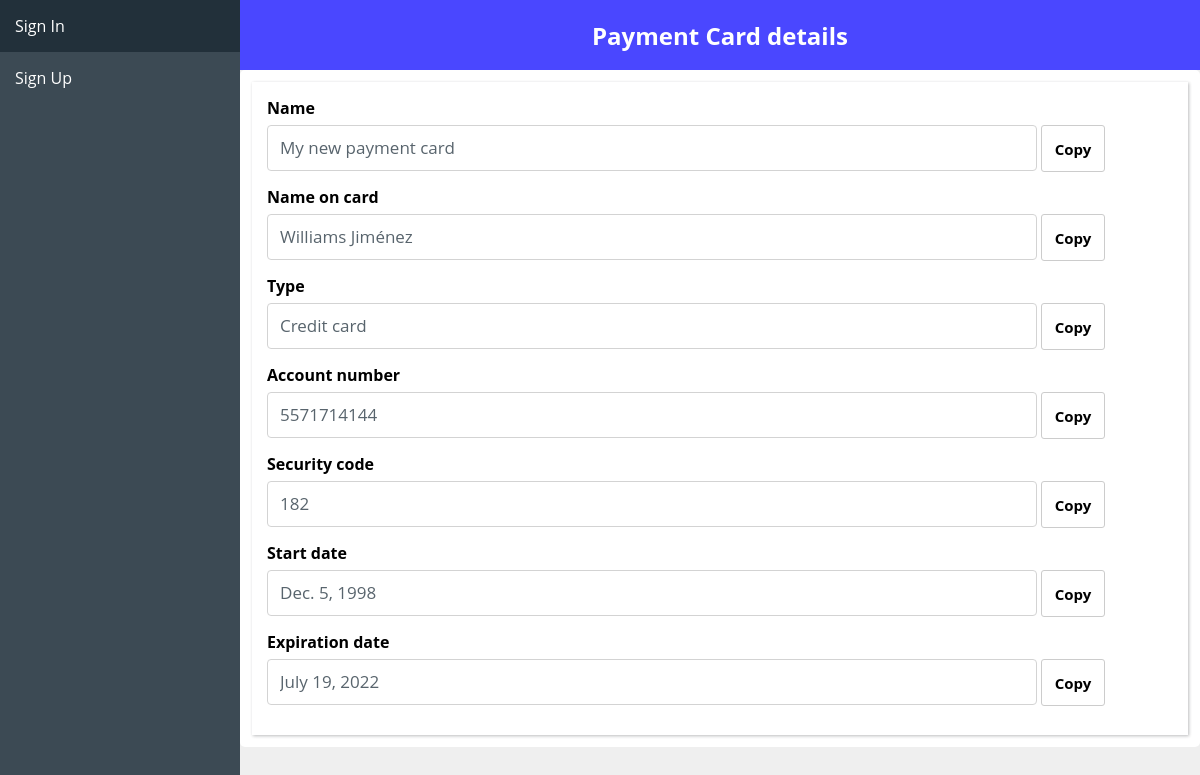
The page /vault/detail/payment_card/1 on the database its author committed.
### vault/models.py (models this page shows, shortened)
class PaymentCard(models.Model):
    TYPE_CHOICES = [
        ('Credit card', 'Credit card'),
        ('Debit card', 'Debit card'),
        ('Charge card', 'Charge card'),
        ('Pre-paid card', 'Pre-paid card'),
        ('Business travel card', 'Business travel card'),
        ('Purchasing card', 'Purchasing card'),
    ]
    timestamp = models.DateTimeField(auto_now_add=True)
    updated = models.DateTimeField(auto_now=True)
    user = models.ForeignKey(User, on_delete=models.CASCADE, blank=True, null=True, related_name="payment_cards")
    name = models.CharField(verbose_name="Payment Card Name", max_length=25, blank=True, null=True)
    name_on_card = models.CharField(verbose_name="Name on Card", max_length=50, blank=True, null=True)
    type = models.CharField(verbose_name="Type", max_length=30, blank=True, null=True, choices=TYPE_CHOICES, default='Credit card')
    number = models.CharField(verbose_name="Number", max_length=19, blank=True, null=True)
    security_code = models.CharField(verbose_name="Security Code", max_length=3, blank=True, null=True)
    start_date = models.DateField(verbose_name="Start Date", blank=True, null=True)
    expiration_date = models.DateField(verbose_name="Expiration Date", blank=True, null=True)

### vault/views.py (the view)
# urls.py: path('detail/payment_card/<pk>', views.DetailPaymentCardView.as_view(), name="detail_payment_card"),
class DetailPaymentCardView(DetailView):
	model = PaymentCard
	template_name = 'vault/detail_item.html'
	context_object_name = 'payment_card'
	def get_context_data(self, **kwargs):
		context = super().get_context_data(**kwargs)
		context['payment_card'] = PaymentCard.objects.get(id=self.kwargs.get('pk'))
		return context

### templates/vault/detail_item.html (shortened to what this page needs)
{% extends 'base.html' %}
{% load static %}
{% block content %}
    {% if password %}
        <h2 class="header" style="background-color: tomato;">Password details</h3>
    {% elif note %}
        <h2 class="header" style="background-color: rgb(255, 237, 0);">Note details</h3>
    {% elif address %}
        <h2 class="header" style="background-color: rgb(114, 255, 0);">Address details</h3>
    {% elif payment_card %}
        <h2 class="header" style="background-color: rgb(74, 71, 255);">Payment Card details</h3>
    {% elif bank_account %}
        <h2 class="header" style="background-color: rgb(234, 71, 255);">Bank Account details</h3>
    {% endif %}
    <section>
        <div class="container" style="margin: auto;padding: 12px;">
            <form style="padding: 15px;box-shadow: 1px 1px 3px rgba(33,37,41,0.3);">
                {% if password %}
                    <label class="form-label" style="font-weight: bold;display: block;">Site URL</label>
                    <input class="form-control" id="password-url" type="text" style="width: 85%;display: inline;margin-bottom: 15px;" value="{{ password.url }}" readonly>
                    <a href="{{ password.url }}" class="password-a" target="_blank" style="background: rgba(255,255,255,0);text-align: center;font-weight: bold;font-size: 15px;padding: 12.5px;color: #000000;border: 0.3px solid #cccccc ;">Go</a>
                    <label class="form-label" style="font-weight: bold;display: block;">Name</label>
                    <input class="form-control" id="password-name" type="text" style="width: 85%;display: inline;margin-bottom: 15px;" value="{{ password.name }}" readonly>
                    <a onclick="copyToClipBoard('password-name');" class="password-a" style="background: rgba(255,255,255,0);text-align: center;font-weight: bold;font-size: 15px;padding: 12.5px;color: #000000;border: 0.3px solid #cccccc ;">Copy</a>
                    <label class="form-label" style="font-weight: bold;display: block;">Email</label>
                    <input class="form-control" id="password-email" type="text" style="width: 85%;display: inline;margin-bottom: 15px;" value="{{ password.email }}" readonly>
                    <a onclick="copyToClipBoard('password-email');" class="password-a" style="background: rgba(255,255,255,0);text-align: center;font-weight: bold;font-size: 15px;padding: 12.5px;color: #000000;border: 0.3px solid #cccccc ;">Copy</a>
                    <label class="form-label" style="font-weight: bold;display: block;">Password</label>
                    <input class="form-control" id="password-password" type="text" style="width: 85%;display: inline;margin-bottom: 15px;" value="{{ password.password }}" readonly>
                    <a onclick="copyToClipBoard('password-password');" class="password-a" style="background: rgba(255,255,255,0);text-align: center;font-weight: bold;font-size: 15px;padding: 12.5px;color: #000000;border: 0.3px solid #cccccc ;">Copy</a>
                {% elif payment_card %}
                    <label class="form-label" style="font-weight: bold;display: block;">Name</label>
                    <input class="form-control" id="payment-card-name" type="text" style="width: 85%;display: inline;margin-bottom: 15px;" value="{{ payment_card.name }}" readonly>
                    <a onclick="copyToClipBoard('payment-card-name');" class="payment-card-a" style="background: rgba(255,255,255,0);text-align: center;font-weight: bold;font-size: 15px;padding: 12.5px;color: #000000;border: 0.3px solid #cccccc ;">Copy</a>
                    <label class="form-label" style="font-weight: bold;display: block;">Name on card</label>
                    <input class="form-control" id="payment-card-name-on-card" type="text" style="width: 85%;display: inline;margin-bottom: 15px;" value="{{ payment_card.name_on_card }}" readonly>
                    <a onclick="copyToClipBoard('payment-card-name-on-card');" class="payment-card-a" style="background: rgba(255,255,255,0);text-align: center;font-weight: bold;font-size: 15px;padding: 12.5px;color: #000000;border: 0.3px solid #cccccc ;">Copy</a>
                    <label class="form-label" style="font-weight: bold;display: block;">Type</label>
                    <input class="form-control" id="payment-card-type" type="text" style="width: 85%;display: inline;margin-bottom: 15px;" value="{{ payment_card.type }}" readonly>
                    <a onclick="copyToClipBoard('payment-card-type');" class="payment-card-a" style="background: rgba(255,255,255,0);text-align: center;font-weight: bold;font-size: 15px;padding: 12.5px;color: #000000;border: 0.3px solid #cccccc ;">Copy</a>
                    <label class="form-label" style="font-weight: bold;display: block;">Account number</label>
                    <input class="form-control" id="payment-card-number" type="text" style="width: 85%;display: inline;margin-bottom: 15px;" value="{{ payment_card.number }}" readonly>
                    <a onclick="copyToClipBoard('payment-card-number');" class="payment-card-a" style="background: rgba(255,255,255,0);text-align: center;font-weight: bold;font-size: 15px;padding: 12.5px;color: #000000;border: 0.3px solid #cccccc ;">Copy</a>
                    <label class="form-label" style="font-weight: bold;display: block;">Security code</label>
                    <input class="form-control" id="payment-card-security-code" type="text" style="width: 85%;display: inline;margin-bottom: 15px;" value="{{ payment_card.security_code }}" readonly>
                    <a onclick="copyToClipBoard('payment-card-security-code');" class="payment-card-a" style="background: rgba(255,255,255,0);text-align: center;font-weight: bold;font-size: 15px;padding: 12.5px;color: #000000;border: 0.3px solid #cccccc ;">Copy</a>
                    <label class="form-label" style="font-weight: bold;display: block;">Start date</label>
                    <input class="form-control" id="payment-card-start-date" type="text" style="width: 85%;display: inline;margin-bottom: 15px;" value="{{ payment_card.start_date }}" readonly>
                    <a onclick="copyToClipBoard('payment-card-start-date');" class="payment-card-a" style="background: rgba(255,255,255,0);text-align: center;font-weight: bold;font-size: 15px;padding: 12.5px;color: #000000;border: 0.3px solid #cccccc ;">Copy</a>
                    <label class="form-label" style="font-weight: bold;display: block;">Expiration date</label>
                    <input class="form-control" id="payment-card-expiration-date" type="text" style="width: 85%;display: inline;margin-bottom: 15px;" value="{{ payment_card.expiration_date }}" readonly>
                    <a onclick="copyToClipBoard('payment-card-expiration-date');" class="payment-card-a" style="background: rgba(255,255,255,0);text-align: center;font-weight: bold;font-size: 15px;padding: 12.5px;color: #000000;border: 0.3px solid #cccccc ;">Copy</a>
                {% else %}
                    <p>Error: vuelva a intentarlo más tarde.</p>
                {% endif %}
            </form>
        </div>
    </section>
{% endblock %}

### static/capstone.css (style rules this page uses)
body { font-family: 'Open Sans', Verdana; }
* { box-sizing: border-box; }
body { margin: 0; }
body, html, .map-container { height: 100%; }
input[type=text], input[type=email], input[type=password], select, textarea { width: 100%; padding: 12px; border: 1px solid #ccc; border-radius: 4px; box-sizing: border-box; margin-top: 6px; margin-bottom: 16px; resize: vertical; }
::placeholder { color: #3c4a54ff; font-family: 'Open Sans', Verdana; }
input, select { color: #3c4a54ff; font-family: 'Open Sans', Verdana; }
.container { border-radius: 5px; background-color: #fff; padding: 20px; }
input, select, .btn { width: 100%; padding: 12px; border: none; border-radius: 4px; margin: 5px 0; opacity: 0.85; display: inline-block; font-size: 17px; line-height: 20px; text-decoration: none; }
.header { color: white; background-color: #2e6bd1ff; text-align: center; padding: 18.72px; margin: 0px; }
a { text-decoration: none; }
a.password-a, a.note-a, a.address-a, a.payment-card-a, a.bank-account-a { border-radius: 3px; }

### rows shown on the page
PaymentCard: name "My new payment card", name_on_card "Williams Jiménez", type "Credit card", number "5571714144", security_code "182", start_date "Dec. 5, 1998", expiration_date "July 19, 2022"
